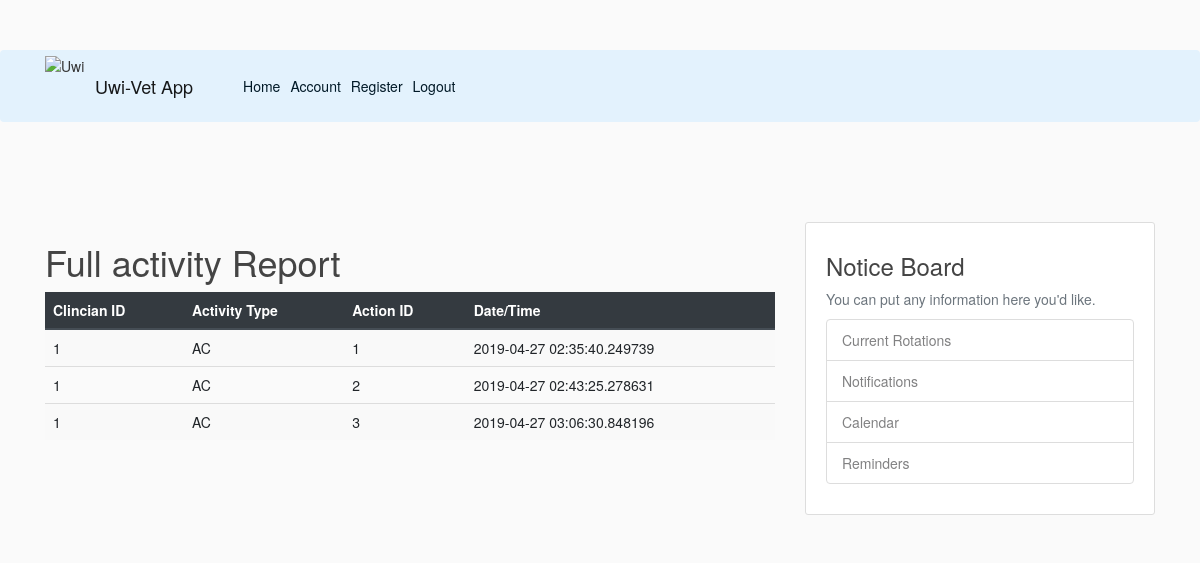
/activity (signed in), run on the app's committed database.
### flaskblog/models.py (models this page shows, shortened)
class Activity(db.Model):
    id = db.Column(db.Integer, primary_key = True, autoincrement=True)
    activityType = db.Column(db.String(10))
    actionID = db.Column(db.Integer)
    clincianID = db.Column(db.Integer)
    timestamp = db.Column(db.DateTime, nullable=False, default=datetime.utcnow)

### flaskblog/routes.py (the view)
@app.route("/activity", methods=['GET'])
@login_required
def activity():
    records = Activity.query.all()
    return render_template('activity.html', title='Activity.html', Activity=records)

### flaskblog/models.py (called while the page is built)
@login_manager.user_loader
def load_user(user_id):
    return User2.query.get(int(user_id))

### flaskblog/templates/activity.html
{% extends "layout.html" %}
{% block content%}
    <h1>Full activity Report</h1>
    <div class="row">
        <div class="col">
            <table class="table table-striped table-hover">
                <thead class="thead-dark">
                    <tr>
                        <th>Clincian ID</th><th>Activity Type</th><th>Action ID</th><th>Date/Time</th>
                    </tr>
                </thead>
                <tbody>
                    {% for val in Activity %}
                    <tr>
                        <td>{{val.clincianID}}</td>
                        <td>{{val.activityType}}</td>
                        <td>{{val.actionID}}</td>
                        <td>{{val.timestamp}}</td>
                    </tr>
                    {% endfor %}
                </tbody>
            </table>
        </div>
    </div>
{% endblock content %}

### flaskblog/static/main.css (style rules this page uses)
body { background: #fafafa; color: #333333; margin-top: 5rem; }
h1, h2, h3, h4, h5, h6 { color: #444444; }

### data on the page
Activity: clincianID "1", activityType "AC", actionID "1", timestamp "2019-04-27 02:35:40.249739"
Activity: clincianID "1", activityType "AC", actionID "2", timestamp "2019-04-27 02:43:25.278631"
Activity: clincianID "1", activityType "AC", actionID "3", timestamp "2019-04-27 03:06:30.848196"
